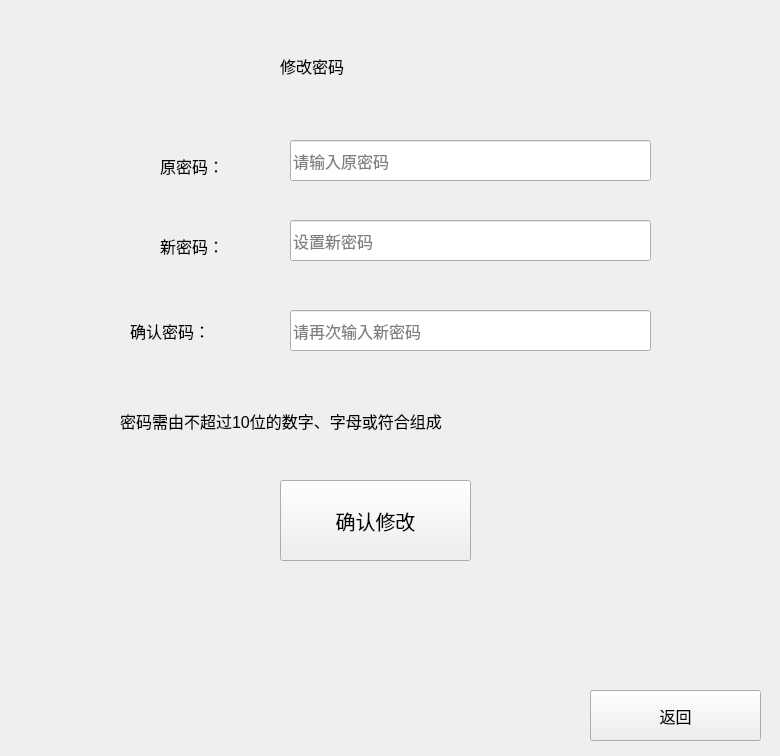
<?xml version="1.0" encoding="UTF-8"?>
<ui version="4.0">
 <class>ChangePassword</class>
 <widget class="QDialog" name="ChangePassword">
  <property name="geometry">
   <rect>
    <x>0</x>
    <y>0</y>
    <width>780</width>
    <height>756</height>
   </rect>
  </property>
  <property name="windowTitle">
   <string>更改密码</string>
  </property>
  <widget class="QLabel" name="label">
   <property name="geometry">
    <rect>
     <x>280</x>
     <y>30</y>
     <width>241</width>
     <height>71</height>
    </rect>
   </property>
   <property name="font">
    <font>
     <pointsize>12</pointsize>
    </font>
   </property>
   <property name="text">
    <string>修改密码</string>
   </property>
  </widget>
  <widget class="QLabel" name="label_2">
   <property name="geometry">
    <rect>
     <x>160</x>
     <y>150</y>
     <width>111</width>
     <height>31</height>
    </rect>
   </property>
   <property name="font">
    <font>
     <pointsize>12</pointsize>
    </font>
   </property>
   <property name="text">
    <string>原密码：</string>
   </property>
  </widget>
  <widget class="QLabel" name="label_3">
   <property name="geometry">
    <rect>
     <x>160</x>
     <y>230</y>
     <width>111</width>
     <height>31</height>
    </rect>
   </property>
   <property name="font">
    <font>
     <pointsize>12</pointsize>
    </font>
   </property>
   <property name="text">
    <string>新密码：</string>
   </property>
  </widget>
  <widget class="QLabel" name="label_4">
   <property name="geometry">
    <rect>
     <x>130</x>
     <y>310</y>
     <width>161</width>
     <height>41</height>
    </rect>
   </property>
   <property name="font">
    <font>
     <pointsize>12</pointsize>
    </font>
   </property>
   <property name="text">
    <string>确认密码：</string>
   </property>
  </widget>
  <widget class="QLineEdit" name="lineEdit">
   <property name="geometry">
    <rect>
     <x>290</x>
     <y>140</y>
     <width>361</width>
     <height>41</height>
    </rect>
   </property>
   <property name="font">
    <font>
     <pointsize>12</pointsize>
    </font>
   </property>
   <property name="focusPolicy">
    <enum>Qt::StrongFocus</enum>
   </property>
   <property name="echoMode">
    <enum>QLineEdit::Password</enum>
   </property>
   <property name="placeholderText">
    <string>请输入原密码</string>
   </property>
  </widget>
  <widget class="QLineEdit" name="lineEdit_2">
   <property name="geometry">
    <rect>
     <x>290</x>
     <y>220</y>
     <width>361</width>
     <height>41</height>
    </rect>
   </property>
   <property name="font">
    <font>
     <pointsize>12</pointsize>
    </font>
   </property>
   <property name="focusPolicy">
    <enum>Qt::StrongFocus</enum>
   </property>
   <property name="echoMode">
    <enum>QLineEdit::Password</enum>
   </property>
   <property name="placeholderText">
    <string>设置新密码</string>
   </property>
  </widget>
  <widget class="QLineEdit" name="lineEdit_3">
   <property name="geometry">
    <rect>
     <x>290</x>
     <y>310</y>
     <width>361</width>
     <height>41</height>
    </rect>
   </property>
   <property name="font">
    <font>
     <pointsize>12</pointsize>
    </font>
   </property>
   <property name="focusPolicy">
    <enum>Qt::StrongFocus</enum>
   </property>
   <property name="echoMode">
    <enum>QLineEdit::Password</enum>
   </property>
   <property name="placeholderText">
    <string>请再次输入新密码</string>
   </property>
  </widget>
  <widget class="QPushButton" name="pushButton">
   <property name="geometry">
    <rect>
     <x>590</x>
     <y>690</y>
     <width>171</width>
     <height>51</height>
    </rect>
   </property>
   <property name="font">
    <font>
     <pointsize>12</pointsize>
    </font>
   </property>
   <property name="focusPolicy">
    <enum>Qt::NoFocus</enum>
   </property>
   <property name="text">
    <string>返回</string>
   </property>
  </widget>
  <widget class="QPushButton" name="pushButton_2">
   <property name="geometry">
    <rect>
     <x>280</x>
     <y>480</y>
     <width>191</width>
     <height>81</height>
    </rect>
   </property>
   <property name="font">
    <font>
     <pointsize>15</pointsize>
    </font>
   </property>
   <property name="focusPolicy">
    <enum>Qt::NoFocus</enum>
   </property>
   <property name="text">
    <string>确认修改</string>
   </property>
  </widget>
  <widget class="QLabel" name="label_5">
   <property name="geometry">
    <rect>
     <x>120</x>
     <y>400</y>
     <width>611</width>
     <height>41</height>
    </rect>
   </property>
   <property name="font">
    <font>
     <pointsize>12</pointsize>
    </font>
   </property>
   <property name="text">
    <string>密码需由不超过10位的数字、字母或符合组成</string>
   </property>
  </widget>
 </widget>
 <resources/>
 <connections/>
</ui>
